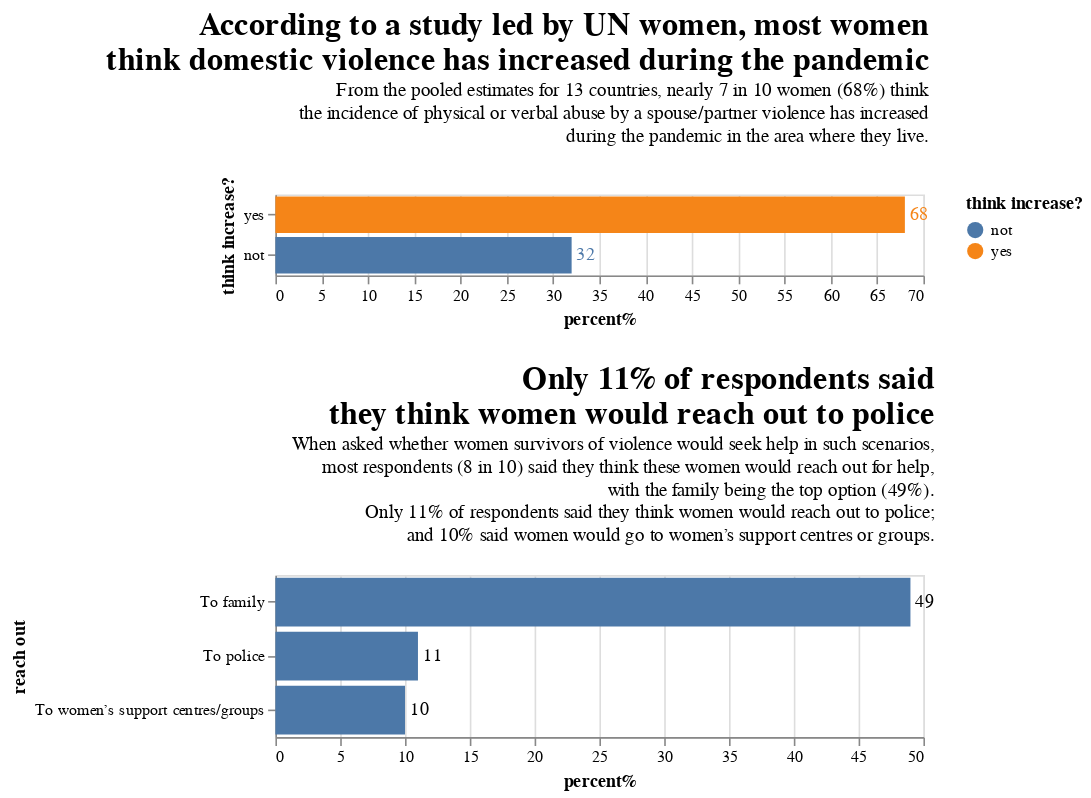

The notebook cell saved with this chart:
### Markdown cell above
THE SHADOW PANDEMIC: Most women think domestic violence has increased during the pandemic

Sources:

[COVID-19 and violence against women: What the data tells us](https://www.unwomen.org/en/news-stories/feature-story/2021/11/covid-19-and-violence-against-women-what-the-data-tells-us)

[MEASURING THE SHADOW PANDEMIC: Voilence against women during COVID-19](https://data.unwomen.org/sites/default/files/documents/Publications/Measuring-shadow-pandemic.pdf)

**Abstract**

About the report:

*\"This publication compiles and analyses the results of Rapid Gender Assessment surveys on the impact of COVID-19 on violence
against women (VAW RGAs) in 13 countries. UN Women led this study, in collaboration with Ipsos, with support from national
statistical offices, national women’s machineries and a technical advisory group of experts to guide the overall survey process.\"*


Respondents:

*\"Data
were collected from 16,154 women (at least 1,200 per
country) ages 18 years and over, while considering
nationally-representative geographic and age group
distribution. Since the VAW RGAs were implemented
using computer-assisted telephone interviewing
(CATI), the respondents were limited to women
with access to mobile phones.\"*

Conclusions:

*\"Perceptions tell us what people believe about a given trend or problem, whether or not these
perceptions are based on reality. They often reflect individuals’ fears and ultimately influence
people’s feelings of safety. Perceptions matter because they affect how people behave, in this case
sometimes limiting women’s well-being at home, freedom, movement or willingness to engage in
public life. This is particularly crucial during crises such as COVID-19, when survivors of violence
may feel reluctant to seek the support of families and friends, or support services provided by law
enforcement, government or civil society.\"*

*\"Most women think domestic
violence has increased during the
pandemic*

*From the pooled estimates for 13 countries, nearly 7 in
10 women (68%) think the incidence of physical or verbal
abuse by a spouse/partner violence has increased during
the pandemic in the area where they live.\"*

*\"Most women think that women
experiencing domestic violence are
more likely to seek help from family
members*

*\"When asked whether women survivors of violence would
seek help in such scenarios, most respondents (8 in 10)
said they think these women would reach out for help,
with the family being the top option (49%). Only 11% of
respondents said they think women would reach out to
police; and 10% said women would go to women’s support
centres or groups. \"*

### Code cell
#@title
# data
import pandas as pd

source1 = pd.DataFrame(
    {
        'think increase?': ['yes','not'],
        'percent%': [68,32],
    }
)

source2 = pd.DataFrame(
    {
        'reach out': ['To family','To police', 'To women’s support centres/groups'],
        'percent%': [49,11,10],
    }
)

# plot
import altair as alt

# upper plot
bars1 = alt.Chart(source1).mark_bar().encode(
    x='percent%:Q',
    y=alt.Y('think increase?:N', sort='-x'),
    color=alt.Color('think increase?:N')
)

text1 = bars1.mark_text(
    align='left',
    baseline='middle',
    dx=3  # Nudges text to right so it doesn't appear on top of the bar
).encode(
    text='percent%:Q'
)

upper = (bars1 + text1).properties(
    title={
      "text": ["According to a study led by UN women, most women",
               "think domestic violence has increased during the pandemic\n"], 
      "subtitle": [
                   "From the pooled estimates for 13 countries, nearly 7 in 10 women (68%) think",
                   "the incidence of physical or verbal abuse by a spouse/partner violence has increased",
                   "during the pandemic in the area where they live."],
      "color": "black",
      "subtitleColor": "black",
      'align': 'right'
    },
    width=400,
    height=50
)

# lower plot
bars2 = alt.Chart(source2).mark_bar().encode(
    x='percent%:Q',
    y=alt.Y('reach out:N', sort='-x')
)

text2 = bars2.mark_text(
    align='left',
    baseline='middle',
    dx=3  # Nudges text to right so it doesn't appear on top of the bar
).encode(
    text='percent%:Q'
)

lower = (bars2 + text2).properties(
    title={
      "text": ["Only 11% of respondents said", "they think women would reach out to police"], 
      "subtitle": ["When asked whether women survivors of violence would seek help in such scenarios,", 
                   "most respondents (8 in 10) said they think these women would reach out for help,", 
                   "with the family being the top option (49%). ",
                   "Only 11% of respondents said they think women would reach out to police;",
                   "and 10% said women would go to women’s support centres or groups."],
      "color": "black",
      "subtitleColor": "black",
      'align': 'right'
    },
    width=400,
    height=100
)


# concatenate
alt.vconcat(upper, lower).configure_title(
    fontSize=20,
    dy = -15,
    anchor = "end",
    # font=font,
    baseline = 'bottom'
)

### Figure 1 — Vega-Lite specification as saved in the notebook (floating-point values rounded to 4 significant figures)
{"config": {"view": {"continuousWidth": 400, "continuousHeight": 300}, "title": {"anchor": "end", "baseline": "bottom", "dy": -15, "fontSize": 20}}, "vconcat": [{"layer": [{"mark": "bar", "encoding": {"color": {"field": "think increase?", "type": "nominal"}, "x": {"field": "percent%", "type": "quantitative"}, "y": {"field": "think increase?", "sort": "-x", "type": "nominal"}}}, {"mark": {"type": "text", "align": "left", "baseline": "middle", "dx": 3}, "encoding": {"color": {"field": "think increase?", "type": "nominal"}, "text": {"field": "percent%", "type": "quantitative"}, "x": {"field": "percent%", "type": "quantitative"}, "y": {"field": "think increase?", "sort": "-x", "type": "nominal"}}}], "data": {"name": "data-3026b6d38e3164ea6a82c539610c7e10"}, "height": 50, "title": {"text": ["According to a study led by UN women, most women", "think domestic violence has increased during the pandemic\n"], "subtitle": ["From the pooled estimates for 13 countries, nearly 7 in 10 women (68%) think", "the incidence of physical or verbal abuse by a spouse/partner violence has increased", "during the pandemic in the area where they live."], "color": "black", "subtitleColor": "black", "align": "right"}, "width": 400}, {"layer": [{"mark": "bar", "encoding": {"x": {"field": "percent%", "type": "quantitative"}, "y": {"field": "reach out", "sort": "-x", "type": "nominal"}}}, {"mark": {"type": "text", "align": "left", "baseline": "middle", "dx": 3}, "encoding": {"text": {"field": "percent%", "type": "quantitative"}, "x": {"field": "percent%", "type": "quantitative"}, "y": {"field": "reach out", "sort": "-x", "type": "nominal"}}}], "data": {"name": "data-044b1b71ac351bc2672809578177594d"}, "height": 100, "title": {"text": ["Only 11% of respondents said", "they think women would reach out to police"], "subtitle": ["When asked whether women survivors of violence would seek help in such scenarios,", "most respondents (8 in 10) said they think these women would reach out for help,", "with the family being the top option (49%). ", "Only 11% of respondents said they think women would reach out to police;", "and 10% said women would go to women’s support centres or groups."], "color": "black", "subtitleColor": "black", "align": "right"}, "width": 400}], "$schema": "https://vega.github.io/schema/vega-lite/v4.17.0.json", "datasets": {"data-3026b6d38e3164ea6a82c539610c7e10": [{"think increase?": "yes", "percent%": 68}, {"think increase?": "not", "percent%": 32}], "data-044b1b71ac351bc2672809578177594d": [{"reach out": "To family", "percent%": 49}, {"reach out": "To police", "percent%": 11}, {"reach out": "To women’s support centres/groups", "percent%": 10}]}}
